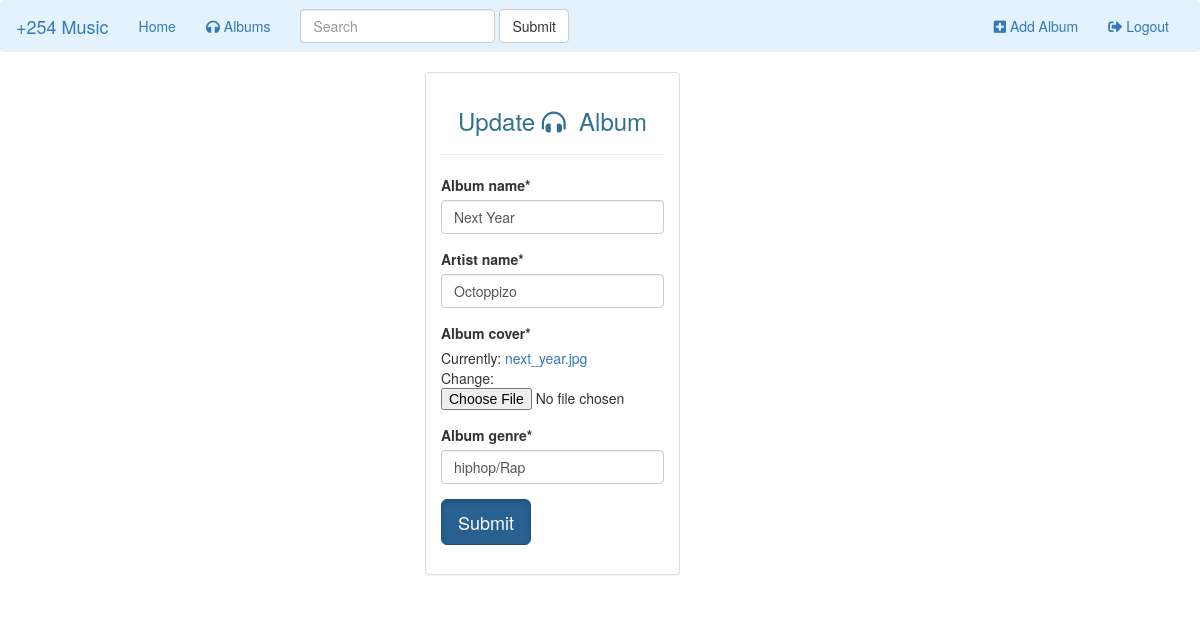
The page /1/update-album on the database as committed earlier.
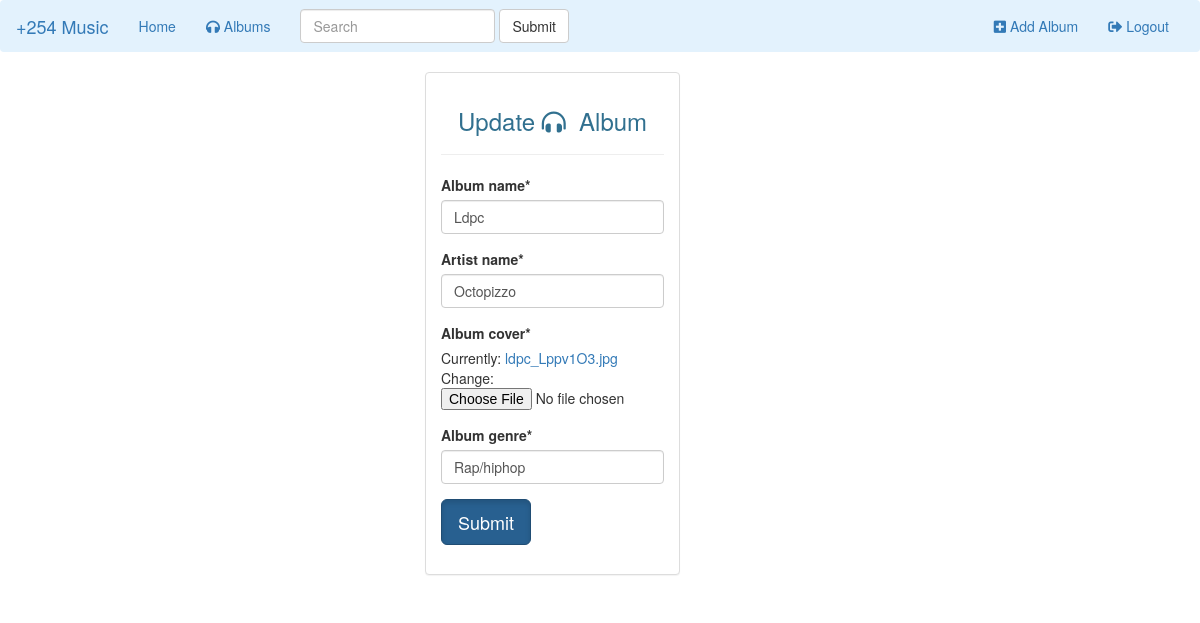
The same page on the database as committed later.
### kemusic/models.py (models this page shows, shortened)
class Album(models.Model):
    user = models.ForeignKey(User, on_delete=models.CASCADE)
    album_name = models.CharField(max_length=25)
    artist_name = models.CharField(max_length=30)
    album_genre = models.CharField(max_length=10)
    album_cover = models.FileField()

### kemusic/views.py (the view)
# urls.py: path('<int:pk>/update-album', views.AlbumUpdateView.as_view(), name='album-update'),
class AlbumUpdateView(UpdateView):
    model = Album
    fields = ['album_name', 'artist_name', 'album_cover', 'album_genre']
    template_name = "kemusic/create_album.html"

### kemusic/templates/kemusic/create_album.html (shortened to what this page needs)
{% extends 'kemusic/base.html' %}
{% block content %}
{% load crispy_forms_tags %}
<div class="container">
    <div class="col-sm-4"></div>
    <div class="col-sm-3">
        <div class="panel panel-default panel-body">
            <h3 class="text-info text-center text-capitalize">{% if object %}Update&nbsp;<i class="fas fa-headphones-alt fn-3x"></i>&nbsp; Album{% else %}new<i class="fas fa-headphones-alt fn-3x"></i>&nbsp;album{% endif %}</h3>
            <hr>
            <form method="post" enctype="multipart/form-data">
                {{ form|crispy }}
                <button type="submit" class="btn btn-primary btn-lg active">Submit</button>
            </form>
        </div>
    </div>
</div>
{% endblock %}

### kemusic/templates/kemusic/base.html (shortened to what this page needs)
<html lan="en">
<head>
<link rel="stylesheet" href="https://maxcdn.bootstrapcdn.com/bootstrap/3.3.7/css/bootstrap.min.css">
<link rel="stylesheet" href="https://use.fontawesome.com/releases/v5.8.1/css/all.css">
</head>
<body>
<nav class="navbar navbar-light" style="background-color: #e3f2fd;">
  <div class="container-fluid">
    <div class="navbar-header">
      <a class="navbar-brand" href="{% url 'kemusic:index' %}">+254 Music</a>
    </div>
    <div class="collapse navbar-collapse" id="bs-example-navbar-collapse-1">
      <ul class="nav navbar-nav">
        <li class="active"><a href="{% url 'kemusic:index' %}">Home <span class="sr-only">(current)</span></a></li>         <li><a href="#"><i class="fas fa-headphones"></i> Albums</a></li>
      </ul>
      <form class="navbar-form navbar-left">
        <div class="form-group">
          <input type="text" class="form-control" name="q" value="{{request.GET.q}}" placeholder="Search">
        </div>
        <button type="submit" class="btn btn-default">Submit</button>
      </form>
      <ul class="nav navbar-nav navbar-right">
        <li><a href="{% url 'kemusic:create_album' %}"><i class="fas fa-plus-square"></i> Add Album</a></li>
        <li><a href="{% url 'kemusic:logout' %}"><i class="fas fa-sign-out-alt"></i> Logout</a>
      </ul>
    </div>
  </div>
</nav>
{% block content %}{% endblock %}
</body>
</html>

Rows that differ between the two databases and show on the page:
changed Album: album_name "Next Year" → "Ldpc"; artist_name "Octoppizo" → "Octopizzo"; album_genre "hiphop/Rap" → "Rap/hiphop"
Other text that changed with them:
text no longer shown: "Album name * Artist name * Album cover * Currently: next_year.jpg Change: Album genre *"
text now shown: "Album name * Artist name * Album cover * Currently: ldpc_Lppv1O3.jpg Change: Album genre *"
